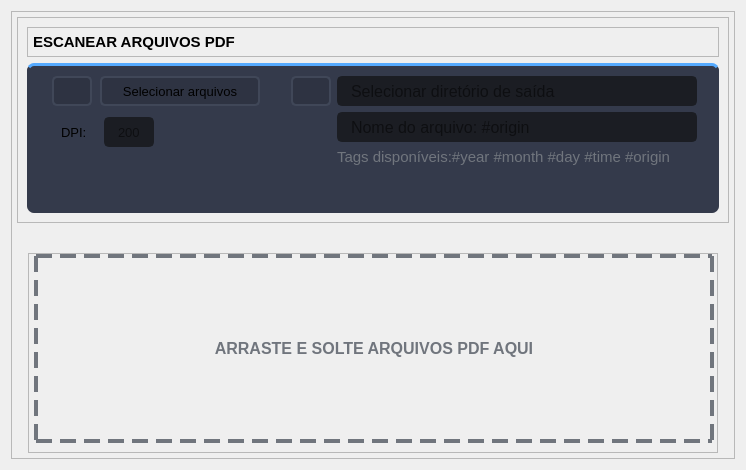
                  <widget class="QWidget" name="page_ocr">
                   <layout class="QVBoxLayout" name="verticalLayout_29">
                    <property name="spacing">
                     <number>0</number>
                    </property>
                    <item alignment="Qt::AlignHCenter|Qt::AlignTop">
                     <widget class="QFrame" name="frame_main_ocr">
                      <property name="frameShape">
                       <enum>QFrame::StyledPanel</enum>
                      </property>
                      <property name="frameShadow">
                       <enum>QFrame::Raised</enum>
                      </property>
                      <layout class="QVBoxLayout" name="verticalLayout_15">
                       <property name="spacing">
                        <number>30</number>
                       </property>
                       <property name="leftMargin">
                        <number>5</number>
                       </property>
                       <property name="topMargin">
                        <number>5</number>
                       </property>
                       <property name="rightMargin">
                        <number>5</number>
                       </property>
                       <property name="bottomMargin">
                        <number>5</number>
                       </property>
                       <item alignment="Qt::AlignHCenter|Qt::AlignVCenter">
                        <widget class="QFrame" name="frame_ocr">
                         <property name="frameShape">
                          <enum>QFrame::StyledPanel</enum>
                         </property>
                         <property name="frameShadow">
                          <enum>QFrame::Raised</enum>
                         </property>
                         <layout class="QVBoxLayout" name="verticalLayout_27">
                          <property name="leftMargin">
                           <number>9</number>
                          </property>
                          <property name="topMargin">
                           <number>9</number>
                          </property>
                          <property name="rightMargin">
                           <number>9</number>
                          </property>
                          <property name="bottomMargin">
                           <number>9</number>
                          </property>
                          <item>
                           <widget class="QFrame" name="frame_description_ocr">
                            <property name="minimumSize">
                             <size>
                              <width>0</width>
                              <height>0</height>
                             </size>
                            </property>
                            <property name="frameShape">
                             <enum>QFrame::StyledPanel</enum>
                            </property>
                            <property name="frameShadow">
                             <enum>QFrame::Raised</enum>
                            </property>
                            <layout class="QHBoxLayout" name="horizontalLayout_27">
                             <property name="leftMargin">
                              <number>5</number>
                             </property>
                             <property name="topMargin">
                              <number>5</number>
                             </property>
                             <property name="rightMargin">
                              <number>5</number>
                             </property>
                             <property name="bottomMargin">
                              <number>5</number>
                             </property>
                             <item alignment="Qt::AlignLeft">
                              <widget class="QLabel" name="label_description_ocr">
                               <property name="minimumSize">
                                <size>
                                 <width>0</width>
                                 <height>0</height>
                                </size>
                               </property>
                               <property name="font">
                                <font>
                                 <family>Segoe UI</family>
                                 <pointsize>11</pointsize>
                                 <weight>75</weight>
                                 <bold>true</bold>
                                </font>
                               </property>
                               <property name="styleSheet">
                                <string notr="true"/>
                               </property>
                               <property name="text">
                                <string>ESCANEAR ARQUIVOS PDF</string>
                               </property>
                              </widget>
                             </item>
                            </layout>
                           </widget>
                          </item>
                          <item alignment="Qt::AlignHCenter|Qt::AlignVCenter">
                           <widget class="QFrame" name="frame_top_page_ocr">
                            <property name="minimumSize">
                             <size>
                              <width>0</width>
                              <height>150</height>
                             </size>
                            </property>
                            <property name="maximumSize">
                             <size>
                              <width>16777215</width>
                              <height>16777215</height>
                             </size>
                            </property>
                            <property name="styleSheet">
                             <string notr="true">background-color:#343A4B;
border-radius: 7px;
border-top: 3px solid rgb(85, 170, 255);</string>
                            </property>
                            <property name="frameShape">
                             <enum>QFrame::StyledPanel</enum>
                            </property>
                            <property name="frameShadow">
                             <enum>QFrame::Raised</enum>
                            </property>
                            <layout class="QHBoxLayout" name="horizontalLayout_28">
                             <property name="leftMargin">
                              <number>9</number>
                             </property>
                             <property name="topMargin">
                              <number>5</number>
                             </property>
                             <property name="rightMargin">
                              <number>9</number>
                             </property>
                             <property name="bottomMargin">
                              <number>5</number>
                             </property>
                             <item alignment="Qt::AlignTop">
                              <widget class="QFrame" name="frame_left_ocr">
                               <property name="styleSheet">
                                <string notr="true">border: 0px;</string>
                               </property>
                               <property name="frameShape">
                                <enum>QFrame::StyledPanel</enum>
                               </property>
                               <property name="frameShadow">
                                <enum>QFrame::Raised</enum>
                               </property>
                               <layout class="QVBoxLayout" name="verticalLayout_28">
                                <property name="leftMargin">
                                 <number>5</number>
                                </property>
                                <property name="topMargin">
                                 <number>0</number>
                                </property>
                                <property name="rightMargin">
                                 <number>5</number>
                                </property>
                                <property name="bottomMargin">
                                 <number>5</number>
                                </property>
                                <item alignment="Qt::AlignLeft|Qt::AlignTop">
                                 <widget class="QFrame" name="frame_input_ocr">
                                  <property name="minimumSize">
                                   <size>
                                    <width>230</width>
                                    <height>0</height>
                                   </size>
                                  </property>
                                  <property name="maximumSize">
                                   <size>
                                    <width>16777215</width>
                                    <height>16777215</height>
                                   </size>
                                  </property>
                                  <property name="font">
                                   <font>
                                    <family>Segoe UI</family>
                                   </font>
                                  </property>
                                  <property name="styleSheet">
                                   <string notr="true">border: 0px;</string>
                                  </property>
                                  <property name="frameShape">
                                   <enum>QFrame::StyledPanel</enum>
                                  </property>
                                  <property name="frameShadow">
                                   <enum>QFrame::Raised</enum>
                                  </property>
                                  <layout class="QGridLayout" name="gridLayout_5">
                                   <property name="leftMargin">
                                    <number>9</number>
                                   </property>
                                   <property name="topMargin">
                                    <number>5</number>
                                   </property>
                                   <property name="rightMargin">
                                    <number>9</number>
                                   </property>
                                   <property name="bottomMargin">
                                    <number>5</number>
                                   </property>
                                   <item row="0" column="1">
                                    <widget class="QPushButton" name="pushButton_selectFiles_ocr">
                                     <property name="minimumSize">
                                      <size>
                                       <width>160</width>
                                       <height>30</height>
                                      </size>
                                     </property>
                                     <property name="maximumSize">
                                      <size>
                                       <width>150</width>
                                       <height>16777215</height>
                                      </size>
                                     </property>
                                     <property name="font">
                                      <font>
                                       <family>Segoe UI</family>
                                       <pointsize>10</pointsize>
                                      </font>
                                     </property>
                                     <property name="styleSheet">
                                      <string notr="true">QPushButton {
	border: 2px solid rgb(64, 71, 88);
	border-radius: 5px;	
	background-color:#2E3342;
}
QPushButton:hover {
	background-color: rgb(85, 170, 255);
	border: 2px solid rgb(85, 170, 255);
}
QPushButton:pressed {	
	background-color: rgb(35, 40, 49);
	border: 2px solid rgb(43, 50, 61);
}</string>
                                     </property>
                                     <property name="text">
                                      <string>Selecionar arquivos</string>
                                     </property>
                                     <property name="icon">
                                      <iconset resource="../Simple_PySide_Base/files.qrc">
                                       <normaloff>:/20x20/icons/20x20/cil-file.png</normaloff>:/20x20/icons/20x20/cil-file.png</iconset>
                                     </property>
                                     <property name="iconSize">
                                      <size>
                                       <width>18</width>
                                       <height>18</height>
                                      </size>
                                     </property>
                                    </widget>
                                   </item>
                                   <item row="0" column="0">
                                    <widget class="QPushButton" name="pushButton_run_ocr">
                                     <property name="minimumSize">
                                      <size>
                                       <width>40</width>
                                       <height>0</height>
                                      </size>
                                     </property>
                                     <property name="maximumSize">
                                      <size>
                                       <width>40</width>
                                       <height>30</height>
                                      </size>
                                     </property>
                                     <property name="autoFillBackground">
                                      <bool>false</bool>
                                     </property>
                                     <property name="styleSheet">
                                      <string notr="true">QPushButton {
	border: 2px solid rgb(64, 71, 88);
	border-radius: 5px;	
	background-color:#2E3342;
}
QPushButton:hover {
	background-color: rgb(85, 170, 255);
	border: 2px solid rgb(85, 170, 255);
}
QPushButton:pressed {	
	background-color: rgb(35, 40, 49);
	border: 2px solid rgb(43, 50, 61);
}</string>
                                     </property>
                                     <property name="text">
                                      <string/>
                                     </property>
                                     <property name="icon">
                                      <iconset resource="../Simple_PySide_Base/files.qrc">
                                       <normaloff>:/20x20/icons/20x20/cil-media-play.png</normaloff>:/20x20/icons/20x20/cil-media-play.png</iconset>
                                     </property>
                                     <property name="iconSize">
                                      <size>
                                       <width>18</width>
                                       <height>18</height>
                                      </size>
                                     </property>
                                    </widget>
                                   </item>
                                  </layout>
                                 </widget>
                                </item>
                                <item alignment="Qt::AlignLeft|Qt::AlignTop">
                                 <widget class="QFrame" name="frame_dpi_ocr">
                                  <property name="minimumSize">
                                   <size>
                                    <width>0</width>
                                    <height>0</height>
                                   </size>
                                  </property>
                                  <property name="font">
                                   <font>
                                    <family>Segoe UI</family>
                                   </font>
                                  </property>
                                  <property name="frameShape">
                                   <enum>QFrame::StyledPanel</enum>
                                  </property>
                                  <property name="frameShadow">
                                   <enum>QFrame::Raised</enum>
                                  </property>
                                  <layout class="QGridLayout" name="gridLayout_2">
                                   <property name="leftMargin">
                                    <number>20</number>
                                   </property>
                                   <property name="topMargin">
                                    <number>0</number>
                                   </property>
                                   <property name="rightMargin">
                                    <number>20</number>
                                   </property>
                                   <property name="bottomMargin">
                                    <number>9</number>
                                   </property>
                                   <property name="horizontalSpacing">
                                    <number>17</number>
                                   </property>
                                   <item row="0" column="0" alignment="Qt::AlignLeft">
                                    <widget class="QLabel" name="label_intDpi_ocr">
                                     <property name="font">
                                      <font>
                                       <family>Segoe UI</family>
                                       <pointsize>10</pointsize>
                                      </font>
                                     </property>
                                     <property name="text">
                                      <string>DPI:</string>
                                     </property>
                                    </widget>
                                   </item>
                                   <item row="0" column="1" alignment="Qt::AlignRight">
                                    <widget class="QLineEdit" name="lineEdit_intDpi_ocr">
                                     <property name="minimumSize">
                                      <size>
                                       <width>0</width>
                                       <height>30</height>
                                      </size>
                                     </property>
                                     <property name="maximumSize">
                                      <size>
                                       <width>50</width>
                                       <height>16777215</height>
                                      </size>
                                     </property>
                                     <property name="font">
                                      <font>
                                       <family>Segoe UI</family>
                                       <pointsize>10</pointsize>
                                      </font>
                                     </property>
                                     <property name="styleSheet">
                                      <string notr="true">QLineEdit {
	background-color: rgb(27, 29, 35);
	border-radius: 5px;
	border: 2px solid rgb(27, 29, 35);
	padding-left: 10px;
}
QLineEdit:hover {
	border: 2px solid rgb(85, 170, 255);
	border: 2px solid rgb(91, 101, 124);
}
QLineEdit:focus {
	border: 2px solid rgb(85, 170, 255);
}</string>
                                     </property>
                                     <property name="placeholderText">
                                      <string>200</string>
                                     </property>
                                    </widget>
                                   </item>
                                  </layout>
                                 </widget>
                                </item>
                               </layout>
                              </widget>
                             </item>
                             <item alignment="Qt::AlignHCenter|Qt::AlignTop">
                              <widget class="QFrame" name="frame_output_ocr">
                               <property name="minimumSize">
                                <size>
                                 <width>428</width>
                                 <height>0</height>
                                </size>
                               </property>
                               <property name="maximumSize">
                                <size>
                                 <width>16777215</width>
                                 <height>16777215</height>
                                </size>
                               </property>
                               <property name="styleSheet">
                                <string notr="true">border: 0px;</string>
                               </property>
                               <property name="frameShape">
                                <enum>QFrame::StyledPanel</enum>
                               </property>
                               <property name="frameShadow">
                                <enum>QFrame::Raised</enum>
                               </property>
                               <layout class="QFormLayout" name="formLayout_6">
                                <property name="leftMargin">
                                 <number>9</number>
                                </property>
                                <property name="topMargin">
                                 <number>5</number>
                                </property>
                                <property name="rightMargin">
                                 <number>9</number>
                                </property>
                                <property name="bottomMargin">
                                 <number>5</number>
                                </property>
                                <item row="0" column="0">
                                 <widget class="QPushButton" name="pushButton_outputPath_ocr">
                                  <property name="minimumSize">
                                   <size>
                                    <width>40</width>
                                    <height>30</height>
                                   </size>
                                  </property>
                                  <property name="styleSheet">
                                   <string notr="true">QPushButton {
	border: 2px solid rgb(64, 71, 88);
	border-radius: 5px;	
	background-color:#2E3342;
}
QPushButton:hover {
	background-color: rgb(85, 170, 255);
	border: 2px solid rgb(85, 170, 255);
}
QPushButton:pressed {	
	background-color: rgb(35, 40, 49);
	border: 2px solid rgb(43, 50, 61);
}</string>
                                  </property>
                                  <property name="text">
                                   <string/>
                                  </property>
                                  <property name="icon">
                                   <iconset resource="../Simple_PySide_Base/files.qrc">
                                    <normaloff>:/20x20/icons/20x20/cil-folder.png</normaloff>:/20x20/icons/20x20/cil-folder.png</iconset>
                                  </property>
                                  <property name="iconSize">
                                   <size>
                                    <width>18</width>
                                    <height>18</height>
                                   </size>
                                  </property>
                                 </widget>
                                </item>
                                <item row="0" column="1">
                                 <widget class="QLineEdit" name="lineEdit_outputPath_ocr">
                                  <property name="minimumSize">
                                   <size>
                                    <width>0</width>
                                    <height>30</height>
                                   </size>
                                  </property>
                                  <property name="maximumSize">
                                   <size>
                                    <width>360</width>
                                    <height>16777215</height>
                                   </size>
                                  </property>
                                  <property name="font">
                                   <font>
                                    <family>Segoe UI</family>
                                    <pointsize>12</pointsize>
                                   </font>
                                  </property>
                                  <property name="styleSheet">
                                   <string notr="true">QLineEdit {
	background-color: rgb(27, 29, 35);
	border-radius: 5px;
	border: 2px solid rgb(27, 29, 35);
	padding-left: 10px;
}
QLineEdit:hover {
	border: 2px solid rgb(85, 170, 255);
	border: 2px solid rgb(91, 101, 124);
}
QLineEdit:focus {
	border: 2px solid rgb(85, 170, 255);
}</string>
                                  </property>
                                  <property name="placeholderText">
                                   <string>Selecionar diretório de saída</string>
                                  </property>
                                 </widget>
                                </item>
                                <item row="1" column="1">
                                 <widget class="QLineEdit" name="lineEdit_filename_ocr">
                                  <property name="minimumSize">
                                   <size>
                                    <width>0</width>
                                    <height>30</height>
                                   </size>
                                  </property>
                                  <property name="maximumSize">
                                   <size>
                                    <width>360</width>
                                    <height>16777215</height>
                                   </size>
                                  </property>
                                  <property name="font">
                                   <font>
                                    <family>Segoe UI</family>
                                    <pointsize>12</pointsize>
                                   </font>
                                  </property>
                                  <property name="styleSheet">
                                   <string notr="true">QLineEdit {
	background-color: rgb(27, 29, 35);
	border-radius: 5px;
	border: 2px solid rgb(27, 29, 35);
	padding-left: 10px;
}
QLineEdit:hover {
	border: 2px solid rgb(85, 170, 255);
	border: 2px solid rgb(91, 101, 124);
}
QLineEdit:focus {
	border: 2px solid rgb(85, 170, 255);
}</string>
                                  </property>
                                  <property name="placeholderText">
                                   <string>Nome do arquivo: #origin</string>
                                  </property>
                                 </widget>
                                </item>
                                <item row="3" column="1">
                                 <widget class="QLabel" name="label_tags_ocr">
                                  <property name="minimumSize">
                                   <size>
                                    <width>0</width>
                                    <height>0</height>
                                   </size>
                                  </property>
                                  <property name="maximumSize">
                                   <size>
                                    <width>16777215</width>
                                    <height>16777215</height>
                                   </size>
                                  </property>
                                  <property name="font">
                                   <font>
                                    <family>Segoe UI</family>
                                    <pointsize>11</pointsize>
                                   </font>
                                  </property>
                                  <property name="styleSheet">
                                   <string notr="true">color: rgb(112, 117, 125);</string>
                                  </property>
                                  <property name="text">
                                   <string>Tags disponíveis:#year #month #day #time #origin</string>
                                  </property>
                                 </widget>
                                </item>
                               </layout>
                              </widget>
                             </item>
                            </layout>
                           </widget>
                          </item>
                         </layout>
                        </widget>
                       </item>
                       <item alignment="Qt::AlignHCenter|Qt::AlignTop">
                        <widget class="QFrame" name="frame_drop_ocr">
                         <property name="minimumSize">
                          <size>
                           <width>0</width>
                           <height>200</height>
                          </size>
                         </property>
                         <property name="maximumSize">
                          <size>
                           <width>690</width>
                           <height>16777215</height>
                          </size>
                         </property>
                         <property name="frameShape">
                          <enum>QFrame::StyledPanel</enum>
                         </property>
                         <property name="frameShadow">
                          <enum>QFrame::Raised</enum>
                         </property>
                         <layout class="QHBoxLayout" name="horizontalLayout_19">
                          <property name="leftMargin">
                           <number>5</number>
                          </property>
                          <property name="topMargin">
                           <number>0</number>
                          </property>
                          <property name="rightMargin">
                           <number>5</number>
                          </property>
                          <item>
                           <widget class="QLabel" name="label_drop_ocr">
                            <property name="minimumSize">
                             <size>
                              <width>680</width>
                              <height>0</height>
                             </size>
                            </property>
                            <property name="maximumSize">
                             <size>
                              <width>16777215</width>
                              <height>16777215</height>
                             </size>
                            </property>
                            <property name="font">
                             <font>
                              <family>Segoe UI</family>
                              <pointsize>12</pointsize>
                              <weight>75</weight>
                              <bold>true</bold>
                             </font>
                            </property>
                            <property name="styleSheet">
                             <string notr="true">border: 4px dashed rgb(112, 117, 125);
color: rgb(112, 117, 125);</string>
                            </property>
                            <property name="text">
                             <string>ARRASTE E SOLTE ARQUIVOS PDF AQUI</string>
                            </property>
                            <property name="alignment">
                             <set>Qt::AlignCenter</set>
                            </property>
                           </widget>
                          </item>
                         </layout>
                        </widget>
                       </item>
                      </layout>
                     </widget>
                    </item>
                   </layout>
                  </widget>
